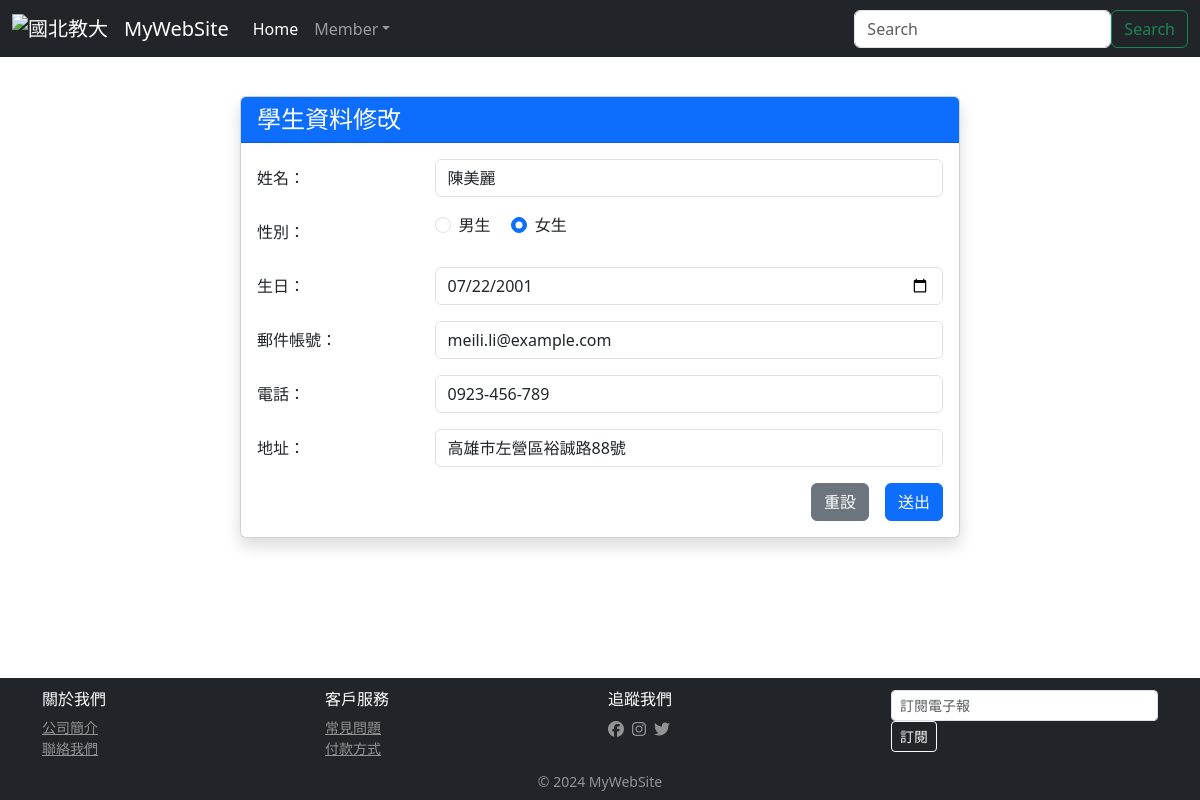
The app's page /students/edit/2/ with its own data.
### students/models.py (models this page shows, shortened)
class Student(models.Model):
    stdName = models.CharField(max_length=20, null=False)
    stdSex = models.CharField(max_length=2,default='M',null=False)
    stdBirth = models.DateField(null=False)
    stdEmail = models.EmailField(max_length=100,blank=True,default="")
    stdPhone = models.CharField(max_length=50,blank=True,default="")
    stdAddr=models.CharField(max_length=255,blank=True,default="")

### students/views.py (the view)
# urls.py: path('students/edit/<int:id>/', stdViews.edit),
def edit(request, id=None, mode=None):
    if mode == "edit":   #從 edit.html 的form表單的action是 /edit/{{unit.id}}/edit
        unit = Student.objects.get(id=id)
        unit.stdName = request.GET["stdName"]
        unit.stdSex = request.GET["stdSex"]
        unit.stdBirth = request.GET["stdBirth"]
        unit.stdEmail = request.GET["stdEmail"]
        unit.stdPhone = request.GET["stdPhone"]
        unit.stdAddr = request.GET["stdAddr"]
        unit.save()
        message = "資料修改成功"
        return redirect("/students/index/")
    else: #從網址列傳過來的
        try:
            unit=Student.objects.get(id=id)
            strdate = str(unit.stdBirth)
            strdate2 = strdate.replace("年","-")
            strdate2 = strdate.replace("月","-")
            strdate2 = strdate.replace("日","-")
            unit.stdBirth = strdate2
        except:
            message="這個id不存在，讀取錯誤!"
    return render(request, "students/edit.html", locals())

### templates/students/edit.html (shortened to what this page needs)
{% extends "base.html" %}
{% block content %}
<div class="container py-4">
    <div class="row justify-content-center">
        <div class="col-md-8">
            <div class="card shadow">
                <div class="card-header bg-primary text-white">
                    <h4 class="mb-0">學生資料修改</h4>
                </div>
                <div class="card-body">
                    <form action="/students/edit/{{ unit.id }}/edit" method="GET" name="form1" class="needs-validation" novalidate>
                        <div class="mb-3 row">
                            <label for="stdName" class="col-sm-3 col-form-label">姓名：</label>
                            <div class="col-sm-9">
                                <input type="text" class="form-control" id="stdName" name="stdName" value="{{ unit.stdName }}" required>
                            </div>
                        </div>
                        <div class="mb-3 row">
                            <label class="col-sm-3 col-form-label">性別：</label>
                            <div class="col-sm-9">
                                <div class="form-check form-check-inline">
                                    <input class="form-check-input" type="radio" id="stdSex1" name="stdSex" value="M" {% if unit.stdSex == "M" %}checked{% endif %}>
                                    <label class="form-check-label" for="stdSex1">男生</label>
                                </div>
                                <div class="form-check form-check-inline">
                                    <input class="form-check-input" type="radio" id="stdSex2" name="stdSex" value="F" {% if unit.stdSex == "F" %}checked{% endif %}>
                                    <label class="form-check-label" for="stdSex2">女生</label>
                                </div>
                            </div>
                        </div>
                        <div class="mb-3 row">
                            <label for="stdBirth" class="col-sm-3 col-form-label">生日：</label>
                            <div class="col-sm-9">
                                <input type="date" class="form-control" id="stdBirth" name="stdBirth" value="{{ unit.stdBirth }}" required>
                            </div>
                        </div>
                        <div class="mb-3 row">
                            <label for="stdEmail" class="col-sm-3 col-form-label">郵件帳號：</label>
                            <div class="col-sm-9">
                                <input type="email" class="form-control" id="stdEmail" name="stdEmail" value="{{ unit.stdEmail }}" required>
                            </div>
                        </div>
                        <div class="mb-3 row">
                            <label for="stdPhone" class="col-sm-3 col-form-label">電話：</label>
                            <div class="col-sm-9">
                                <input type="tel" class="form-control" id="stdPhone" name="stdPhone" value="{{ unit.stdPhone }}" required>
                            </div>
                        </div>
                        <div class="mb-3 row">
                            <label for="stdAddr" class="col-sm-3 col-form-label">地址：</label>
                            <div class="col-sm-9">
                                <input type="text" class="form-control" id="stdAddr" name="stdAddr" value="{{ unit.stdAddr }}" required>
                            </div>
                        </div>
                        <div class="d-grid gap-2 d-md-flex justify-content-md-end">
                            <button type="reset" class="btn btn-secondary me-md-2">重設</button>
                            <button type="submit" class="btn btn-primary">送出</button>
                        </div>
                    </form>
                </div>
            </div>
        </div>
    </div>
</div>
{% endblock %}

### static/css/style.css (style rules this page uses)
html, body { margin: 0; padding: 0; height: 100%; border: none; }
body { margin-left: 0px; margin-top: 0px; margin-right: 0px; margin-bottom: 0px; background-image: url(images/bg.gif); }
form { margin: 0px; }

### records on screen
Student: stdName "陳美麗", stdSex "☐ 男生", stdSex "☑ 女生", stdBirth "07/22/2001", stdEmail "meili.li@example.com", stdPhone "0923-456-789", stdAddr "高雄市左營區裕誠路88號"
